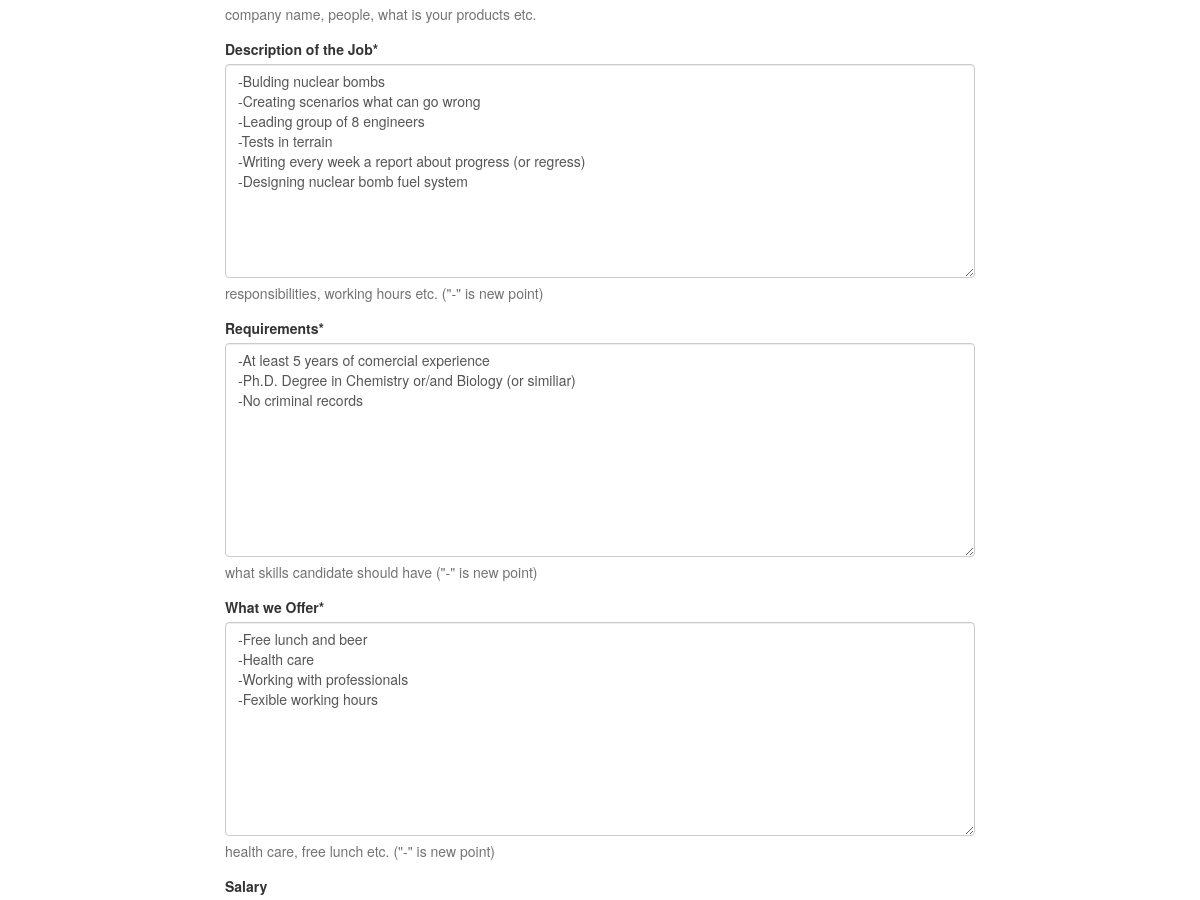
The page /jobs/offers/3/update/ (signed in, middle part) on the database as committed earlier.
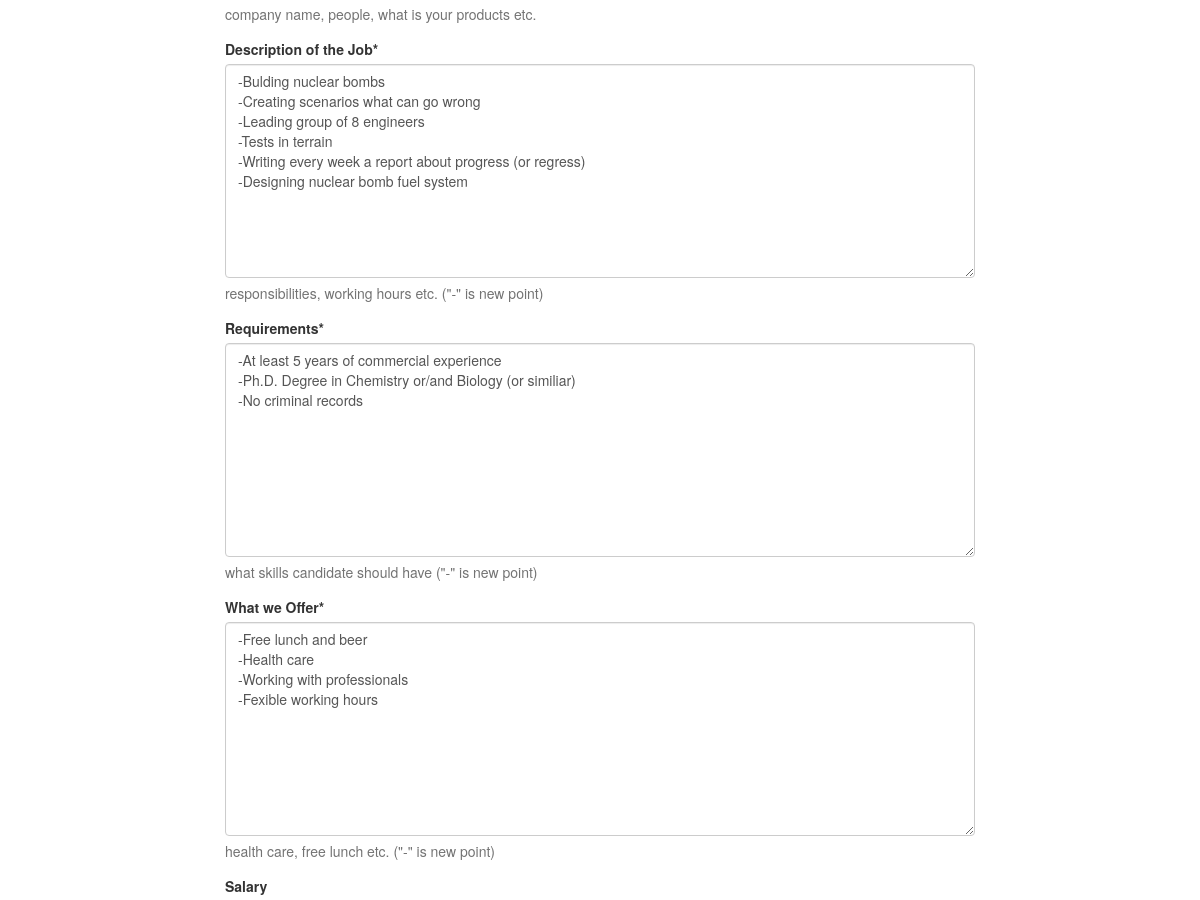
The same page on the database as committed later.
### jobs/models.py (models this page shows, shortened)
class JobOffer(models.Model):
    INDUSTRY_TYPES = (
        ('Accounting', 'Accounting'),
        ('Factory' , 'Factory'),
        ('Banking', 'Banking'),
        ('Marketing', 'Marketing'),
        ('IT - Software Development', 'IT - Software Development'),
        ('IT - Administration', "IT - Administration"),
        ('Transport', 'Transport'),
        ('Medical', 'Medical'),
        ('Education', 'Education'),
        ('Hospitality', 'Hospitality'),
        ('Real Estate', 'Real Estate'),
        ('Production', 'Production'),
        ('Engineering', 'Engineering'),
        ('Other', 'Other'),
    )
    user = models.ForeignKey(User, on_delete=models.CASCADE, blank=True)
    industry = models.CharField(choices=INDUSTRY_TYPES, max_length=50)
    avatar = models.ImageField(upload_to='media/avatars')
    title = models.CharField(max_length=38)
    companyName = models.CharField(max_length=70)
    aboutUs = models.CharField(max_length=2000)
    requirements = models.CharField(max_length=1000)
    whatWeOffer = models.CharField(max_length=1000)
    jobDescription = models.CharField(max_length=1000)
    salary = models.PositiveIntegerField(validators=[MinValueValidator(1)], blank=True, null=True)
    created_date = models.DateTimeField(auto_now=True)
    location = models.CharField(max_length=200)

### jobs/views.py (the view, shortened to what this page needs)
# urls.py: url(r'offers/(?P<offer_id>[0-9]+)/update/$', views.offer_update, name='offer_update'),
def offer_update(request, offer_id):
    title = ''
    offer = get_object_or_404(JobOffer, id=offer_id)
    requirements = get_object_or_404(ApplicationRequirements, job_offer__id=offer_id)
    if request.user.is_authenticated() and offer.user == request.user:
        offerForm = JobOfferForm(request.POST or None, instance=offer)
        requirementsForm = ApplicationForm(request.POST or None, instance=requirements)
        context = {
            'offerForm': offerForm,
            'title': title,
            'requirements': requirementsForm,
        }
        return render(request, 'jobs/job_offer_add.html', context)
    return redirect('jobs:index')

### jobs/forms.py
class ApplicationForm(forms.ModelForm):
    class Meta:
        model = ApplicationRequirements
        fields = ['formPicture', 'formAge', 'formEducation', 'formPlaceOfResidence',
                  'formAboutYou', 'formCurrentStatus', 'formLanguages', 'formExperience', 'formHobby']
        labels = {
            'formPicture': _('Picture of Candidate.'),
            'formAge': _('Age of Candidate.'),
            'formEducation': _('Education of Candidate.'),
            'formPlaceOfResidence': _('Living Place of Candidate.'),
            'formAboutYou': _('Section "About".'),
            'formCurrentStatus': _('Current working status of Candidate.'),
            'formLanguages': _('Languages that Candidate knows.'),
            'formExperience': _('Previous experience of Candidate.'),
            'formHobby': _('Hobby of Candidate.'),
        }

### jobs/templates/jobs/job_offer_add.html (shortened to what this page needs)
{% extends "jobs/base.html" %}
{% load crispy_forms_tags %}
    {% block content %}
        {% if request.user.is_authenticated %}
            <div class="row">
              <div class="col-md-8 col-sm-offset-2">
                <form id="room_form" method="post" action=""
                      enctype="multipart/form-data">
                    {{ offerForm|crispy }}
                    <br>
                    <br>
                    <br>
                </form>
              </div>
            </div>
        {% endif %}
{% endblock %}

Rows that differ between the two databases and show on the page:
changed JobOffer: requirements "-At least 5 years of comercial experience -Ph.D. Degree in Chemistry or/and Biology (or similiar) -No criminal records" → "-At least 5 years of commercial experience -Ph.D. Degree in Chemistry or/and Biology (or similiar) -No criminal records"
